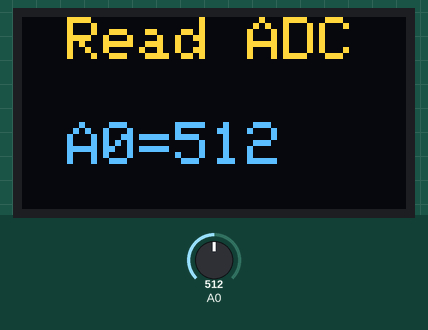
Simulated run of this sketch. Board: Arduino Uno, built with avr-gcc and run on an emulated ATmega328P. On the bench: 128×64 one-colour display. The inputs (shaded band) are chosen by the test bench; at power-on: A0 = 512. The OLED is the two-colour kind (top 16 rows yellow).

Above: at 1.2 s.
1.3 s: A0 set to 716
At 2.1 s:
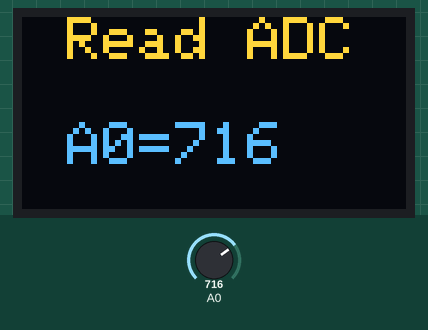
2.8 s: A0 set to 900
At 3.9 s:
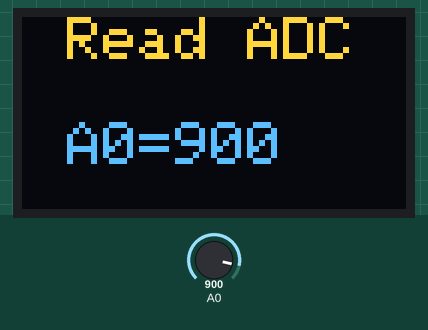
4.3 s: A0 set to 1023
At 5.6 s:
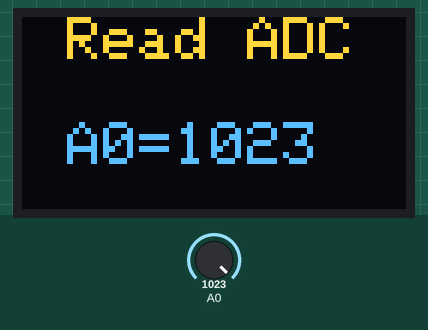
Timing chart, 0 to 7.3 s (numbered marks = the images above; inputs shaded):
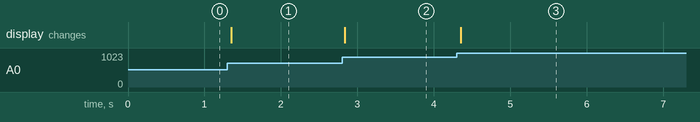

The sketch:

OLEDANALOG.ino
```cpp
#include <Wire.h>
#include <SPI.h>
#include <Adafruit_GFX.h>
#include <Adafruit_SSD1306.h>
#define OLED_RESET  -1
#define SCREEN_WIDTH 128
#define SCREEN_HEIGHT 64

Adafruit_SSD1306 OLED(SCREEN_WIDTH,SCREEN_HEIGHT,&Wire,-1);
void setup() {
  OLED.begin(SSD1306_SWITCHCAPVCC,0x3C);

}

void loop() {
  OLED.clearDisplay();
  OLED.setTextColor(WHITE);
  OLED.setCursor(15,0);
  OLED.setTextSize(2);
  OLED.println("Read ADC");
  OLED.setCursor(15,35);
  OLED.setTextSize(2);
  OLED.println("A0=" +String(analogRead(A0)));
  OLED.display();
}
```

Measured:
- after the input at 1.3 s, the display: changes after 0.05 s (image 1)
- after the input at 2.8 s, the display: changes at once (image 2)
- after the input at 4.3 s, the display: changes after 0.05 s (image 3)
